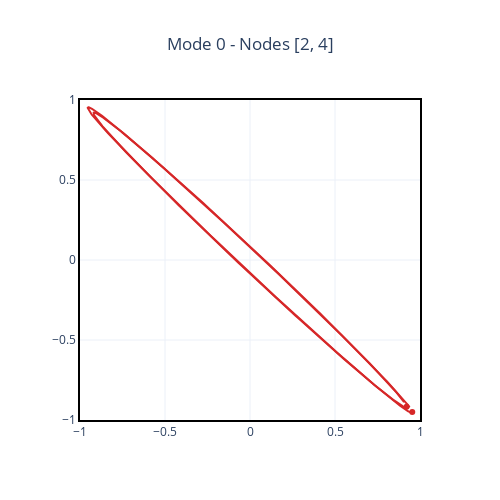
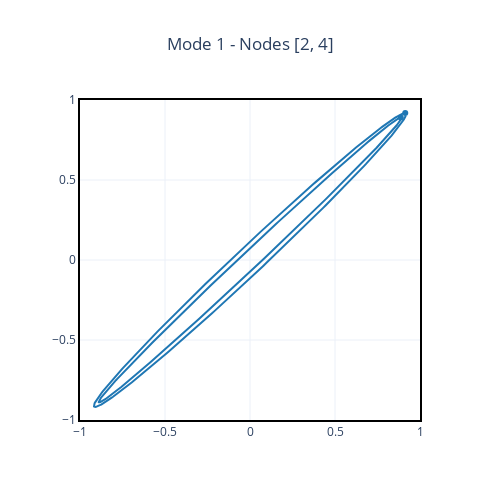

The cell these charts' notebook holds for them, in order:
### Code cell
for mode in range(7):
    display(modal.plot_orbit(mode, nodes=[2, 4]))

### Figure 1 — Plotly figure (JSON) as saved in the notebook; plotly's stock layout.template omitted (floating-point values rounded to 4 significant figures; data arrays with more than 128 entries replaced by an {"elided": "..."} marker saying what was removed)
{"data": [{"line": {"color": "#d62728"}, "mode": "lines", "name": "node 2<br>Backward", "showlegend": false, "type": "scatter", "x": {"elided": "350 float values"}, "y": {"elided": "350 float values"}}, {"marker": {"color": "#d62728"}, "mode": "markers", "name": "node 2", "showlegend": false, "type": "scatter", "x": [0.921], "y": [-0.9169]}, {"line": {"color": "#d62728"}, "mode": "lines", "name": "node 4<br>Backward", "showlegend": false, "type": "scatter", "x": {"elided": "350 float values"}, "y": {"elided": "350 float values"}}, {"marker": {"color": "#d62728"}, "mode": "markers", "name": "node 4", "showlegend": false, "type": "scatter", "x": [0.9545], "y": [-0.9506]}], "layout": {"autosize": false, "height": 500, "title": {"text": "Mode 0 - Nodes [2, 4]", "x": 0.5, "xanchor": "center"}, "width": 500, "xaxis": {"range": [-1, 1]}, "yaxis": {"range": [-1, 1]}}}

### Figure 2 — Plotly figure (JSON) as saved in the notebook; plotly's stock layout.template omitted (floating-point values rounded to 4 significant figures; data arrays with more than 128 entries replaced by an {"elided": "..."} marker saying what was removed)
{"data": [{"line": {"color": "#1f77b4"}, "mode": "lines", "name": "node 2<br>Forward", "showlegend": false, "type": "scatter", "x": {"elided": "350 float values"}, "y": {"elided": "350 float values"}}, {"marker": {"color": "#1f77b4"}, "mode": "markers", "name": "node 2", "showlegend": false, "type": "scatter", "x": [0.8868], "y": [0.8901]}, {"line": {"color": "#1f77b4"}, "mode": "lines", "name": "node 4<br>Forward", "showlegend": false, "type": "scatter", "x": {"elided": "350 float values"}, "y": {"elided": "350 float values"}}, {"marker": {"color": "#1f77b4"}, "mode": "markers", "name": "node 4", "showlegend": false, "type": "scatter", "x": [0.9133], "y": [0.9184]}], "layout": {"autosize": false, "height": 500, "title": {"text": "Mode 1 - Nodes [2, 4]", "x": 0.5, "xanchor": "center"}, "width": 500, "xaxis": {"range": [-1, 1]}, "yaxis": {"range": [-1, 1]}}}
